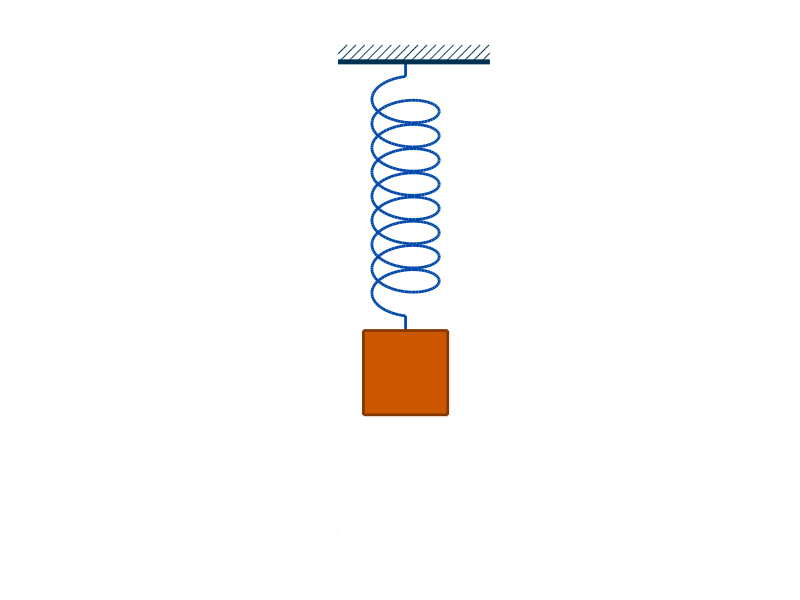

MATLAB code for this plot:
function main()

% colors
   red      = [0.867    0.06    0.14];
   blue     = [0        129     205]/256;
   green    = [0        200     70]/256;
   black    = [0        0       0];
   white    = [1        1       1]*0.99;
   cardinal = [196      30      58]/256;
   cerulean = [0        123     167]/256;
   denim    = [21       96      189]/256;
   cobalt   = [0        71      171]/256;
   pblue    = [0        49      83]/256;
   teracotta= [226      114     91]/256;
   tene     = [205      87      0]/256;
   wall_color   = pblue;
   spring_color = cobalt;
   mass_color   = tene;
   a=0.65; bmass_color   = a*mass_color+(1-a)*black;
   % linewidth and fontsize
   lw=2;
   fs=20;

   ww = 0.5;  % wall width
   ms = 0.25; % the size of the mass        
   sw=0.1;    % spring width
   curls = 8;

   A = 0.2; % the amplitude of spring oscillations
   B = -1; % the y coordinate of the base state (the origin is higher, at the wall)

   %  Each of the small lines has length l
   l = 0.05;

   N = 30;  % times per oscillation 
   No = 3; % number of oscillations
   for i = 1:N*No

      % set up the plotting window
      figure(1); clf; hold on; axis equal; axis off;
   
      t = 2*pi*(i-1)/(N-0)+pi/2; % current time
      H= A*sin(t) +  B;      % position of the mass

      % plot the spring from Start to End
      Start = [0, 0]; End = [0, H];
      [X, Y]=do_plot_spring(Start, End, curls, sw);
      plot(X, Y, 'linewidth', lw, 'color', spring_color); 

      % Here we cheat. We modify the point B so that the mass is attached exactly at the end of the
      % spring. This should not be necessary. I am too lazy to to the exact calculation.
      K = length(X); End(1) = X(K); End(2) = Y(K);
            
      % plot the wall from which the spring is hanging
      plot_wall(-ww/2, ww/2, l, lw, wall_color);

      % plot the mass at the end of the spring
      X=[-ms/2 ms/2 ms/2 -ms/2 -ms/2 ms/2]+End(1); Y=[0 0 -ms -ms 0 0]+End(2);
      H=fill(X, Y, mass_color, 'EdgeColor', bmass_color, 'linewidth', lw);

          % the bounding box
          Sx = -0.4*ww;  Sy = B-A-ms+0.05;
          Lx = 0.4*ww+l; Ly=l;
          axis([Sx, Lx, Sy, Ly]);
          plot(Sx, Sy, '*', 'color', white); % a hack to avoid a saveas to eps bug
          
      %saveas(gcf, sprintf('Spring_frame%d.eps', 1000+i), 'psc2') %save the current frame
      disp(sprintf('Spring_frame%d', 1000+i)); %show the frame number we are at
      
      pause(0.01);
      
   end

% The following command was used to create the animated figure.    
% convert -antialias -loop 10000  -delay 7 -compress LZW Spring_frame10* Simple_harmonic_oscillator.gif
   

function [X, Y]=do_plot_spring(A, B, curls, sw);
%  plot a 3D spring, then project it onto 2D. theta controls the angle of projection.
%  The string starts at A and ends at B

   % will rotate by theta when projecting from 1D to 2D
   theta=pi/6;
   Npoints = 500;
   
   % spring length
   D = sqrt((A(1)-B(1))^2+(A(2)-B(2))^2);
   
   X=linspace(0, 1, Npoints);

   XX = linspace(-pi/2, 2*pi*curls+pi/2, Npoints);
   Y=-sw*cos(XX);
   Z=sw*sin(XX);
   
%  b gives the length of the small straight segments at the ends
%  of the spring (to which the wall and the mass are attached)
   b= 0.05; 

% stretch the spring in X to make it of length D - 2*b
   N = length(X);
   X = (D-2*b)*(X-X(1))/(X(N)-X(1));
   
% shift by b to the rigth and add the two small segments of length b
   X=[0, X+b X(N)+2*b]; Y=[Y(1) Y Y(N)]; Z=[Z(1) Z Z(N)]; 

   % project the 3D spring to 2D
   M=[cos(theta) sin(theta); -sin(theta) cos(theta)];
   N=length(X);
   for i=1:N;
      V=M*[X(i), Z(i)]';
      X(i)=V(1); Z(i)=V(2);
   end

%  shift the spring to start from 0
   X = X-X(1);
   
% now that we have the horisontal spring (X, Y) of length D,
% rotate and translate it to go from A to B
   Theta = atan2(B(2)-A(2), B(1)-A(1));
   M=[cos(Theta) -sin(Theta); sin(Theta) cos(Theta)];

   N=length(X);
   for i=1:N;
      V=M*[X(i), Y(i)]'+A';
      X(i)=V(1); Y(i)=V(2);
   end

function plot_wall(S, E, l, lw, wall_color)

%  Plot a wall from S to E.
   no=20; spacing=(E-S)/(no-1);
   
   plot([S, E], [0, 0], 'linewidth', 1.8*lw, 'color', wall_color);

   V=l*(0:0.1:1);

   for i=0:(no-1)
      plot(S+ i*spacing + V, V, 'color', wall_color)
   end